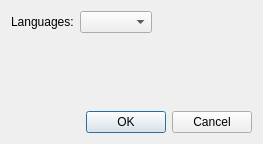
<?xml version="1.0" encoding="UTF-8"?>
<ui version="4.0">
 <class>SettingsDialog</class>
 <widget class="QDialog" name="SettingsDialog">
  <property name="geometry">
   <rect>
    <x>0</x>
    <y>0</y>
    <width>263</width>
    <height>144</height>
   </rect>
  </property>
  <property name="windowTitle">
   <string>SettingsDialog</string>
  </property>
  <layout class="QVBoxLayout" name="verticalLayout_2">
   <item>
    <layout class="QVBoxLayout" name="verticalLayout">
     <item>
      <layout class="QHBoxLayout" name="horizontalLayout">
       <item>
        <widget class="QLabel" name="label">
         <property name="text">
          <string>Languages:</string>
         </property>
        </widget>
       </item>
       <item>
        <widget class="QComboBox" name="languagesCombo"/>
       </item>
       <item>
        <spacer name="horizontalSpacer">
         <property name="orientation">
          <enum>Qt::Horizontal</enum>
         </property>
         <property name="sizeHint" stdset="0">
          <size>
           <width>40</width>
           <height>20</height>
          </size>
         </property>
        </spacer>
       </item>
      </layout>
     </item>
     <item>
      <spacer name="verticalSpacer">
       <property name="orientation">
        <enum>Qt::Vertical</enum>
       </property>
       <property name="sizeHint" stdset="0">
        <size>
         <width>20</width>
         <height>40</height>
        </size>
       </property>
      </spacer>
     </item>
     <item>
      <widget class="QDialogButtonBox" name="buttonBox">
       <property name="standardButtons">
        <set>QDialogButtonBox::Cancel|QDialogButtonBox::Ok</set>
       </property>
      </widget>
     </item>
    </layout>
   </item>
  </layout>
 </widget>
 <layoutdefault spacing="6" margin="11"/>
 <resources/>
 <connections/>
</ui>
